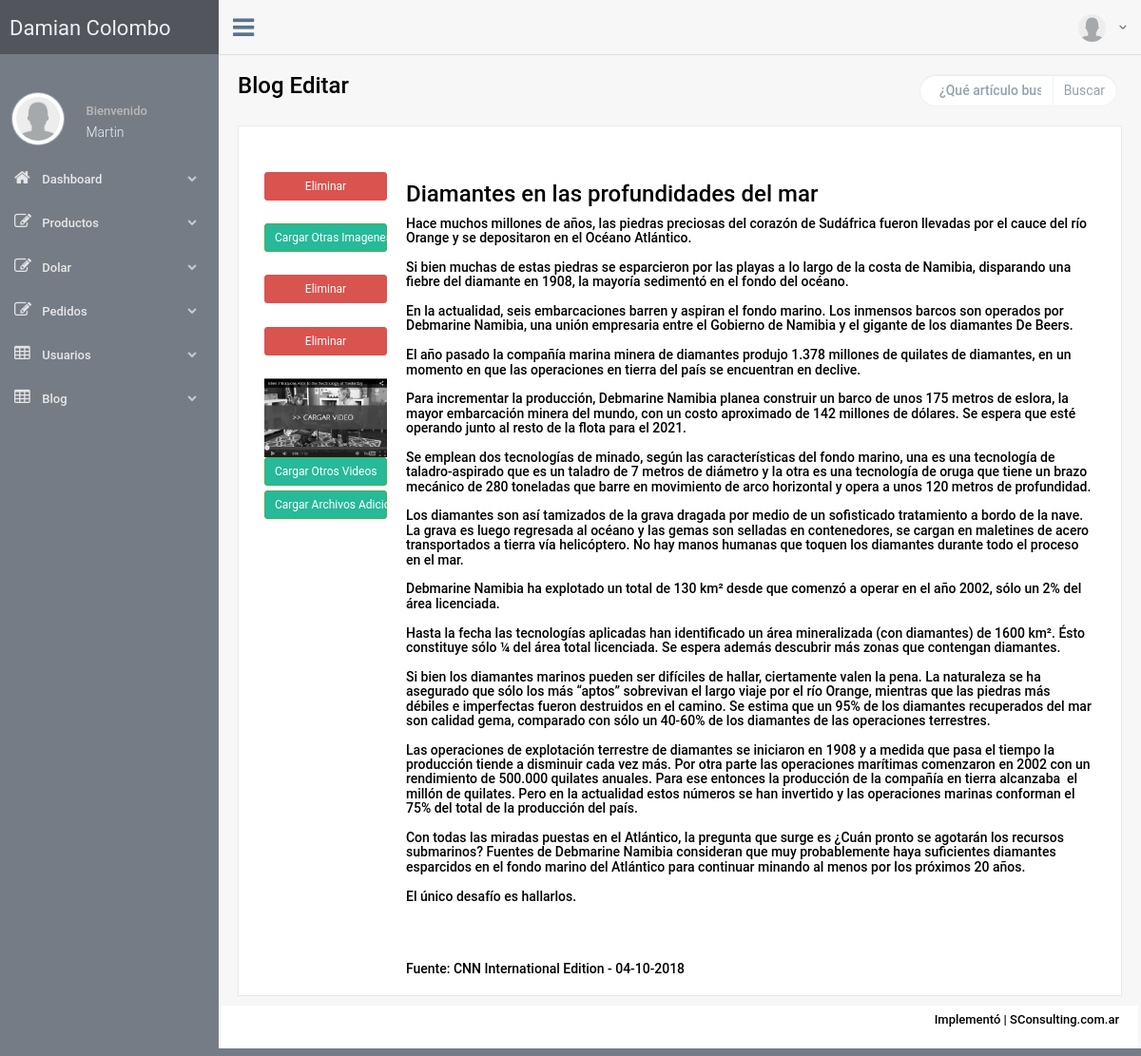
/DamianColombo_BCK/novedades-agregar-version.php?idNoticia=215 (signed in), run on the app's committed database.
### tables this page shows
CREATE TABLE `archivonews` (
  `idArchivo` int(11) NOT NULL,
  `id` int(11) DEFAULT NULL,
  `idModulo` int(11) DEFAULT NULL,
  `nombreArchivo` varchar(250) DEFAULT NULL,
  `textoArchivo` varchar(250) DEFAULT NULL,
  `textoArchivoIngles` varchar(250) NOT NULL,
  `tipo` int(11) DEFAULT NULL,
  `ver` int(11) DEFAULT NULL
);

CREATE TABLE `noticias` (
  `idNoticia` int(11) NOT NULL,
  `fecha` date DEFAULT NULL,
  `fechaDesde` date NOT NULL,
  `fechaHasta` date NOT NULL,
  `titulo` varchar(250) DEFAULT NULL,
  `tituloIngles` varchar(250) NOT NULL,
  `bajada` text,
  `bajadaIngles` text NOT NULL,
  `descripcion` text,
  `descripcionIngles` text NOT NULL,
  `orden` int(11) DEFAULT NULL,
  `idioma` int(11) NOT NULL,
  `estado` int(11) NOT NULL DEFAULT '1'
);

### DamianColombo_BCK/novedades-agregar-version.php (the view, shortened to what this page needs)
<?php include ("incFunction.php");?>
<?php
$idNoticia = isset($_GET['idNoticia']) ? $_GET['idNoticia'] : null;
$idNoticia = htmlspecialchars($idNoticia);
$datos=consultaNovedad($idNoticia);
?>
<!DOCTYPE html>
<html lang="en">
<head>
    <link href="css/bootstrap.min.css" rel="stylesheet">
    <link href="fonts/css/font-awesome.min.css" rel="stylesheet">
    <link href="css/animate.min.css" rel="stylesheet">
    <link href="css/custom.css" rel="stylesheet">
    <link href="css/icheck/flat/green.css" rel="stylesheet">
<body class="nav-md">
    <div class="container body">
        <div class="main_container">
            <div class="col-md-3 left_col">
                <?php include ("inc-menu.php");?>
            </div>
            <?php include ("inc-top.php");?>
            <div class="right_col" role="main">
                <div class="">
                    <div class="page-title">
                        <div class="title_left">
                            <h3>Blog Editar</h3>
                        </div>
                        <div class="title_right">
                            <div class="col-md-5 col-sm-5 col-xs-12 form-group pull-right top_search">
                                <?php include ("inc-buscar-producto.php");?>
                            </div>
                        </div>
                    </div>
                    <div class="clearfix"></div>
                    <div class="row">
                        <div class="col-md-12 col-sm-12 col-xs-12">
                            <div class="x_panel" >
                                <br><br>
                                      <div class="col-md-2">
                                        <?php mostrarContenido($idNoticia, 6, 400); ?>
                                              <?php mostrarContenido($idNoticia, 2, 900); ?>
                                        <?php mostrarContenido($idNoticia, 5, 0); ?>
                                        <?php mostrarContenido($idNoticia, 4, 0); ?>
                                              <?php mostrarContenido($idNoticia, 3, 0); ?>
                                        </div>
                                      <div class="col-md-10">
                                              <h3><?php echo $datos[2]; ?></h3>
                                              <h5><?php echo $datos[4]; ?></h5>
                                      </div>
                            </div>
                        </div>
                    </div>
                </div>
                <footer>
                    <div class="">
                        <p class="pull-right">Implementó | SConsulting.com.ar</p>
                    </div>
                    <div class="clearfix"></div>
                </footer>
            </div>
        </div>
    </div>
    <div id="custom_notifications" class="custom-notifications dsp_none">
        <div class="clearfix"></div>
    </div>
</body>
</html>

### DamianColombo_BCK/incFunction.php (shortened to what this page needs)
<?php
function consultaNovedad($idNoticia){
  include ("connect.php");
  $sql = "SELECT fechaDesde, fechaHasta, titulo, bajada, descripcion, tituloIngles, bajadaIngles, descripcionIngles FROM noticias WHERE idNoticia = ?";
  $stmt = $mysqli->prepare($sql);
  if(!$stmt->bind_param('i', $idNoticia))
  {
    trigger_error('Wrong SQL: ' . $sql . ' Error: ' . $mysqli->errno . ' ' . $mysqli->error, E_USER_ERROR);
  }
  $stmt->execute();
  $stmt->store_result();
  $stmt->bind_result($fechaDesde, $fechaHasta, $titulo, $bajada, $descripcion, $tituloIngles, $bajadaIngles, $descripcionIngles);
  $datos = array($fechaDesde, $fechaHasta, $titulo, $bajada, $descripcion, $tituloIngles, $bajadaIngles, $descripcionIngles);
  return $datos;
}
function mostrarContenido($idNoticia, $tipo, $tamanio){
  include ("connect.php");
  $sql = "SELECT idArchivo FROM archivonews WHERE id=? AND tipo=?";
  $stmt = $mysqli->prepare($sql);
  if(!$stmt->bind_param('ii', $idNoticia, $tipo))
  {
    trigger_error('Wrong SQL: ' . $sql . ' Error: ' . $mysqli->errno . ' ' . $mysqli->error, E_USER_ERROR);
  }
  $stmt->execute();
  $stmt->bind_result($idArchivo);
  If ($stmt->fetch()){
    switch($tipo)
    {
      case "2":
      include ("connect.php");
      $sql = "SELECT idArchivo, id, idModulo, nombreArchivo, textoArchivo, tipo, ver FROM archivonews WHERE id=? AND tipo=?";
      $stmt = $mysqli->prepare($sql);
      if(!$stmt->bind_param('ii', $idNoticia, $tipo))
      {
        trigger_error('Wrong SQL: ' . $sql . ' Error: ' . $mysqli->errno . ' ' . $mysqli->error, E_USER_ERROR);
      }
      $stmt->execute();
      $stmt->bind_result($idArchivo, $id, $idModulo, $nombreArchivo, $textoArchivo, $tipo, $ver);
      echo "
      <a href=\"javascript:;\" onclick=\"MM_openBrWindow('archivosNoticias/fileNew.php?tipo=$tipo&amp;id=$idNoticia&tamanio=$tamanio','file','scrollbars=yes,width=510,height=220')\"  class='btn btn-block btn-success btn-sm' >Cargar Otras Imagenes</a><br>
      ";
      while ($stmt->fetch()){
        echo "
        <img src='archivosNoticias/$nombreArchivo' alt='' class='img-responsive'/>
        <a href='novedades-agregar-version.php?paso=Eliminar&amp;idArchivo=$idArchivo&idNoticia=$idNoticia' class='btn btn-block btn-danger btn-sm'>Eliminar</a><br>
        ";
      }
      break;
      case "6":
      include ("connect.php");
      $sql = "SELECT idArchivo, id, idModulo, nombreArchivo, textoArchivo, tipo, ver FROM archivonews WHERE id=? AND tipo=?";
      $stmt = $mysqli->prepare($sql);
      if(!$stmt->bind_param('ii', $idNoticia, $tipo))
      {
        trigger_error('Wrong SQL: ' . $sql . ' Error: ' . $mysqli->errno . ' ' . $mysqli->error, E_USER_ERROR);
      }
      $stmt->execute();
      $stmt->bind_result($idArchivo, $id, $idModulo, $nombreArchivo, $textoArchivo, $tipo, $ver);
      echo "<img src='archivosNoticias/$nombreArchivo' class='img-responsive' alt=''/>
      <a href='novedades-agregar-version.php?paso=Eliminar&amp;idArchivo=$idArchivo&idNoticia=$idNoticia' class='btn btn-block btn-danger btn-sm'>Eliminar</a><br>"; break;
        }
      } else{
        switch($tipo)
        {
          case "4": echo "
          <a href=\"javascript:;\" onclick=\"MM_openBrWindow('noticiasUploadVideo.php?tipo=$tipo&id=$idNoticia','file','scrollbars=yes,width=1200,height=550')\" class='btn btn-block btn-success btn-sm'  >Cargar Otros Videos</a>";
          break;
          case "3":
          echo "
          <a href=\"javascript:;\" onclick=\"MM_openBrWindow('archivosNoticias/fileNewDocumentos.php?tipo=$tipo&amp;id=$idNoticia','file','scrollbars=yes,width=510,height=220')\" class='btn btn-block btn-success btn-sm'>Cargar Archivos Adicionales</a>";
          break;
          case "5": echo "<a href=\"javascript:;\" onclick=\"MM_openBrWindow('noticiasUploadVideo.php?tipo=$tipo&id=$idNoticia','file','scrollbars=yes,width=1100,height=700')\"  ><img src='images/nov-video.jpg'  class='img-responsive' alt=''/></a>"; break;
        }
      }
    }
      ?>

### data on the page
noticias: titulo "Diamantes en las profundidades del mar", descripcion "Hace muchos millones de años, las piedras preciosas del corazón de Sudáfrica fueron llevadas por el cauce del río Orange y se depositaron en el Océano Atlántico. Si bien muchas de estas piedras se esparcieron por las playas a lo largo de la costa de Namibia, disparando una fiebre del diamante en 1908, la mayoría sedimentó en el fondo del océano. En la actualidad, seis embarcaciones barren y aspiran el fondo marino. Los inmensos barcos son operados por Debmarine Namibia, una unión empresaria entre el Gobierno de Namibia y el gigante de los diamantes De Beers. El año pasado la compañía marina minera de diamantes produjo 1.378 millones de quilates de diamantes, en un momento en que las…"

### other printed values
$_SESSION["nombreUsuario"] "Martin"
